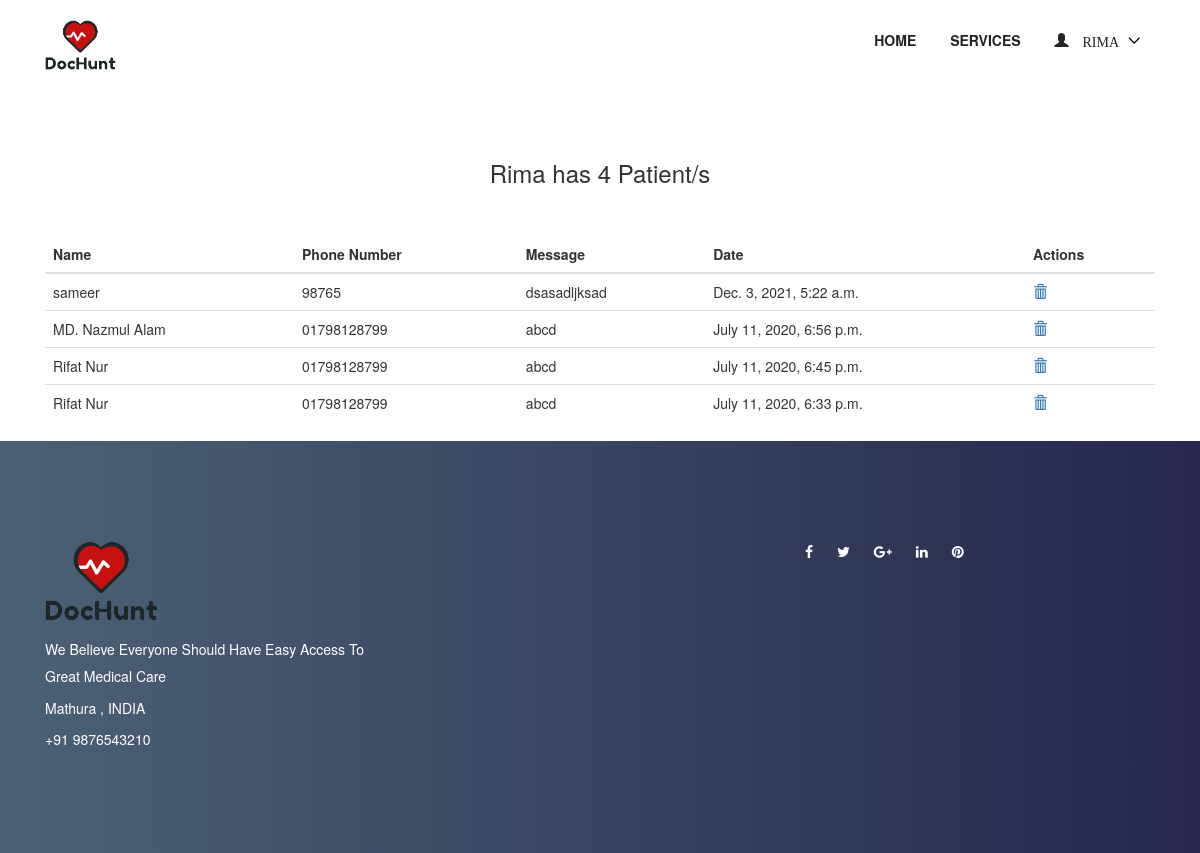
Page /patient/ (signed in) on the earlier database version.
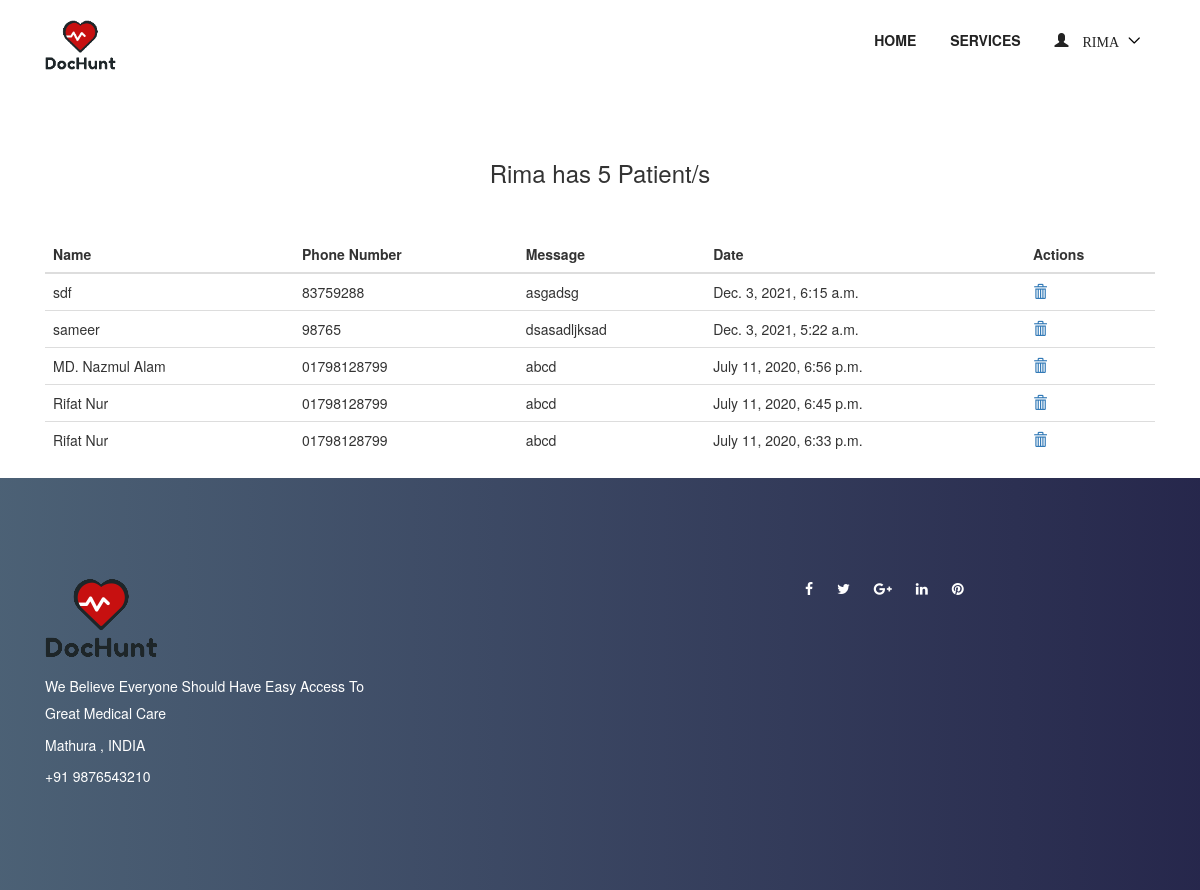
Same page on the later database version.
### accounts/models.py (models this page shows, shortened)
class User(AbstractUser):
    username = None
    role = models.CharField(max_length=12, error_messages={
        'required': "Role must be provided"
    })
    gender = models.CharField(max_length=10, blank=True, null=True, default="")
    email = models.EmailField(unique=True, blank=False,
                              error_messages={
                                  'unique': "A user with that email already exists.",
                              })
    phone_number = models.CharField(unique=True, blank=True, null=True, max_length=20,
                                    error_messages={
                                        'unique': "A user with that phone number already exists."
                                    })
    USERNAME_FIELD = "email"
    REQUIRED_FIELDS = []
    objects = UserManager()

### appointment/models.py (models this page shows, shortened)
class TakeAppointment(models.Model):
    user = models.ForeignKey(User, on_delete=models.CASCADE)
    appointment = models.ForeignKey(Appointment, on_delete=models.CASCADE)
    full_name = models.CharField(max_length=100)
    message = models.TextField()
    phone_number = models.CharField(max_length=120)
    date = models.DateTimeField(default=timezone.now)

### appointment/views.py (the view)
# urls.py: path('patient/', PatientListView.as_view(), name='patient-list'),
class PatientListView(ListView):
    model = TakeAppointment
    context_object_name = 'patients'
    template_name = "appointment/patient_list.html"
    def get_queryset(self):
        return self.model.objects.filter(appointment__user_id=self.request.user.id).order_by('-id')

### templates/appointment/patient_list.html (shortened to what this page needs)
{% extends 'base.html' %}
{% load static %}
{% block content %}
    <section class="dentist-area section-padding-50-0">
        <div class="container" style="align-items: center; justify-content: center;display: flex;">
            <div class="col-12 col-sm-6 col-md-4">
                <h3 style="align-items: center;justify-content: center;display: flex"> {{ request.user.first_name }} has {{ patients.count }}
                    Patient/s</h3>
            </div>
        </div>
    </section>
    <section class="dentist-area section-padding-30-0">
        <div class="container">
            <table class="table">
                <thead>
                <tr>
                    <th scope="col">Name</th>
                    <th scope="col">Phone Number</th>
                    <th scope="col">Message</th>
                    <th scope="col">Date</th>
                    <th scope="col">Actions</th>
                </tr>
                </thead>
                <tbody>
                {% for patient in patients %}
                    <tr>
                        <td>{{ patient.full_name }}</td>
                        <td> {{ patient.phone_number }}</td>
                        <td> {{ patient.message }}</td>
                        <td> {{ patient.date }}</td>
                        <td>
                            <a href="{% url 'appointment:delete-patient' patient.id %}">
                                <span class="glyphicon glyphicon-trash"></span>
                            </a>
                        </td>
                    </tr>
                {% endfor %}
                </tbody>
            </table>
        </div>
    </section>
{% endblock %}

### templates/base.html (shortened to what this page needs)
{% load static %}
<!DOCTYPE html>
<html lang="en">
<head>
  <link rel="stylesheet" href="{% static 'style.css' %}">
<link rel="stylesheet" href="https://maxcdn.bootstrapcdn.com/bootstrap/3.3.7/css/bootstrap.min.css">
</head>
<body>
   {% include 'nav.html' %}
      {% block content %}
  {% endblock  %}
  <footer class="footer-area bg-img bg-gradient-overlay">
    <div class="container">
      <div class="row">
        <div class="col-12 col-sm-6 col-lg-4">
          <div class="single-footer-widget">
            <a href="/" class="d-block mb-4"><img src="{% static 'img/logo.png' %}" alt=""></a>
            <div class="footer-contact">
                 <p> We Believe Everyone Should Have Easy Access To Great Medical Care</p>
              <p>Mathura , INDIA</p>
              <p> +91 9876543210</p>
            </div>
          </div>
        </div>
        <div class="col-12 col-sm-6 col-lg">
        </div>
        <div class="col-12 col-sm-6 col-lg">
          <div class="single-footer-widget">
            <div class="footer-social-info">
              <a href="#" data-toggle="tooltip" data-placement="top" title="Facebook"><i class="fa fa-facebook"></i></a>
              <a href="#" data-toggle="tooltip" data-placement="top" title="Twitter"><i class="fa fa-twitter"></i></a>
              <a href="#" data-toggle="tooltip" data-placement="top" title="Google Plus"><i class="fa fa-google-plus"></i></a>
              <a href="#" data-toggle="tooltip" data-placement="top" title="Linkedin"><i class="fa fa-linkedin"></i></a>
              <a href="#" data-toggle="tooltip" data-placement="top" title="Pinterest"><i class="fa fa-pinterest"></i></a>
            </div>
          </div>
        </div>
      </div>
    </div>
  </footer>
</body>
</html>

### templates/nav.html (shortened to what this page needs)
{% load static %}
<header class="header-area">
    <div class="main-header-area">
        <div class="classy-nav-container breakpoint-off">
            <div class="container">
                <nav class="classy-navbar justify-content-between" id="dentoNav">
                    <a class="nav-brand" href="{% url 'appointment:home' %}"><img src="{% static 'img/logo.png' %}" style="height: 50px;" alt="">
                    </a>
                    <div class="classy-menu">
                        <div class="classynav">
                            <ul id="nav">
                                <li><a href="{% url 'appointment:home' %}">Home</a></li>
                                <li><a href="{% url 'appointment:service' %}">Services</a></li>
                                {% if request.user.is_authenticated and request.user.role == 'doctor' %}
                                    <li>
                                        <a href="">
                                            <span class="glyphicon glyphicon-user">
                                                    {{ request.user.first_name }}
                                            </span>
                                        </a>
                                    </li>
                                {% endif %}
                            </ul>
                        </div>
                    </div>
                </nav>
            </div>
        </div>
    </div>
</header>

### static/style.css (style rules this page uses)
* { margin: 0; padding: 0; }
body { font-family: "Montserrat", sans-serif; font-weight: 400; font-size: 14px; }
h1, h2, h3, h4, h5, h6 { font-family: "Montserrat", sans-serif; color: #333333; line-height: 1.4; font-weight: 600; }
a, a:active, a:focus, a:hover { color: #333333; text-decoration: none; -webkit-transition-duration: 500ms; -o-transition-duration: 500ms; transition-duration: 500ms; outline: none; }
li { list-style: none; }
p { line-height: 1.9; color: #707070; font-size: 14px; font-weight: 400; }
img { max-width: 100%; height: auto; }
ul { margin: 0; padding: 0; }
ul li { margin: 0; padding: 0; }
.bg-gradient-overlay { position: relative; z-index: 1; }
.bg-gradient-overlay::after { position: absolute; content: ""; height: 100%; width: 100%; top: 0; left: 0; z-index: -1; background: #2c455d; background: -webkit-linear-gradient(to right, #2c455d, #00012c); background: linear-gradient(to right, #2c455d, #00012c); opacity: 0.85; }
.bg-img { background-position: center center; background-size: cover; background-repeat: no-repeat; }
.section-padding-50-0 { padding-top: 50px; padding-bottom: 0; }
.header-area { position: relative; z-index: 599; width: 100%; -webkit-transition-duration: 500ms; -o-transition-duration: 500ms; transition-duration: 500ms; }
.classy-nav-container { background-color: transparent; }
.classy-nav-container .classy-navbar { height: 90px; padding: 0; }
.classy-nav-container .classy-navbar .classynav ul li a { padding: 0 15px; font-weight: 600; font-size: 14px; text-transform: uppercase; }
.footer-area { position: relative; z-index: 1; padding-top: 100px; }
.single-footer-widget { position: relative; z-index: 1; margin-bottom: 100px; }
.single-footer-widget p { color: #ffffff; }
.single-footer-widget .footer-contact { position: relative; z-index: 1; }
.single-footer-widget .footer-contact p { margin-bottom: 5px; font-size: 14px; }
.single-footer-widget .footer-social-info a { display: inline-block; color: #ffffff; margin-right: 20px; }

### static/css/default-assets/classy-nav.css (style rules this page uses)
body { font-family: "Roboto", sans-serif; }
ul { margin: 0; }
ul li { list-style: none; }
img { height: auto; max-width: 100%; }
.bg-img { background-position: center center; background-size: cover; background-repeat: no-repeat; }
.classy-nav-container { position: relative; z-index: 100; background-color: #ffffff; }
.classy-nav-container * { box-sizing: border-box; }
.classy-nav-container a { -webkit-transition-duration: 500ms; transition-duration: 500ms; text-decoration: none; outline: none; font-size: 14px; font-weight: 400; color: #232323; display: inline-block; }
.justify-content-between { -webkit-box-pack: justify; -ms-flex-pack: justify; justify-content: space-between; }
.classy-navbar { width: 100%; height: 70px; padding: 0.5em 2em; display: -webkit-box; display: -ms-flexbox; display: flex; -webkit-box-align: center; -ms-flex-align: center; -ms-grid-row-align: center; align-items: center; }
.classy-navbar .nav-brand { font-size: 26px; font-weight: 500; color: #565656; display: inline-block; margin-right: 30px; }
.classynav ul li { display: inline-block; clear: both; position: inherit; z-index: 10; }
.classynav ul li.cn-dropdown-item { position: relative; z-index: 10; }
.classynav ul li a { padding: 0 12px; display: block; height: 35px; font-size: 14px; line-height: 34px; }
.classynav ul li.megamenu-item>a:after, .classynav ul li.has-down>a:after { font-family: 'classyfonts'; content: "\e900"; font-size: 12px; color: #000000; padding-left: 5px; -webkit-transition-duration: 500ms; transition-duration: 500ms; }
.breakpoint-off .classynav { display: -webkit-box; display: -ms-flexbox; display: flex; -webkit-box-align: center; -ms-flex-align: center; -ms-grid-row-align: center; align-items: center; }

Differences in the rows shown:
added TakeAppointment: full_name "sdf", phone_number "83759288", message "asgadsg", date "Dec. 3, 2021, 6:15 a.m."
Other differences:
{{ patients.count }}: "4" → "5"
